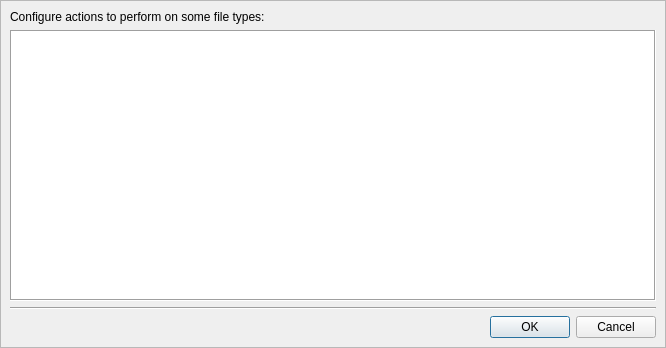
<?xml version="1.0" encoding="UTF-8"?>
<ui version="4.0">
 <class>Dialog</class>
 <widget class="QDialog" name="Dialog">
  <property name="geometry">
   <rect>
    <x>0</x>
    <y>0</y>
    <width>666</width>
    <height>348</height>
   </rect>
  </property>
  <property name="windowTitle">
   <string>Dialog</string>
  </property>
  <property name="sizeGripEnabled">
   <bool>false</bool>
  </property>
  <property name="modal">
   <bool>true</bool>
  </property>
  <layout class="QVBoxLayout" name="verticalLayout_2">
   <property name="spacing">
    <number>0</number>
   </property>
   <property name="leftMargin">
    <number>0</number>
   </property>
   <property name="topMargin">
    <number>0</number>
   </property>
   <property name="rightMargin">
    <number>0</number>
   </property>
   <property name="bottomMargin">
    <number>0</number>
   </property>
   <item>
    <widget class="QFrame" name="frame_2">
     <property name="frameShape">
      <enum>QFrame::StyledPanel</enum>
     </property>
     <property name="frameShadow">
      <enum>QFrame::Raised</enum>
     </property>
     <layout class="QVBoxLayout" name="verticalLayout">
      <property name="spacing">
       <number>6</number>
      </property>
      <item>
       <widget class="QLabel" name="label_2">
        <property name="text">
         <string>Configure actions to perform on some file types:</string>
        </property>
       </widget>
      </item>
      <item>
       <widget class="QListWidget" name="listWidget">
        <property name="frameShape">
         <enum>QFrame::Box</enum>
        </property>
        <property name="lineWidth">
         <number>1</number>
        </property>
       </widget>
      </item>
      <item>
       <widget class="Line" name="line">
        <property name="orientation">
         <enum>Qt::Horizontal</enum>
        </property>
       </widget>
      </item>
      <item>
       <widget class="QDialogButtonBox" name="buttonBox">
        <property name="orientation">
         <enum>Qt::Horizontal</enum>
        </property>
        <property name="standardButtons">
         <set>QDialogButtonBox::Cancel|QDialogButtonBox::Ok</set>
        </property>
        <property name="centerButtons">
         <bool>false</bool>
        </property>
       </widget>
      </item>
     </layout>
    </widget>
   </item>
  </layout>
 </widget>
 <resources/>
 <connections/>
</ui>
